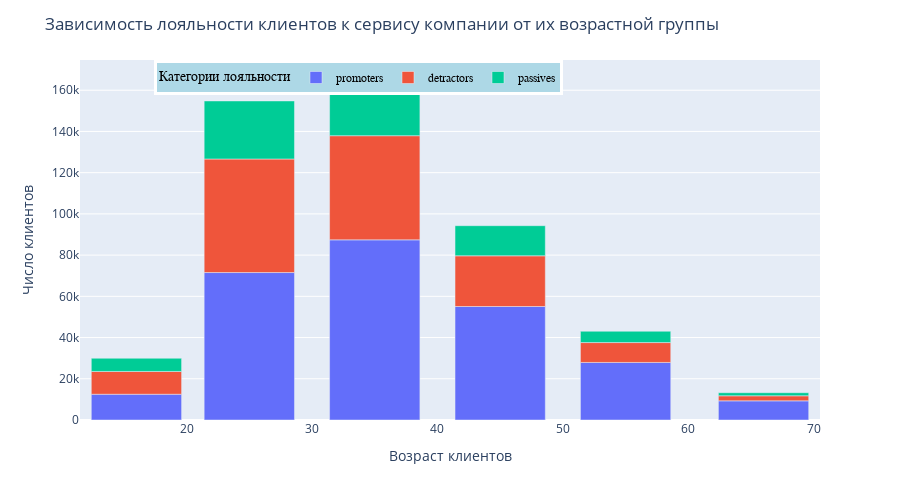

This figure's notebook cell:
### Markdown cell above
<div class="alert alert-info">
  Лояльные клиенты имеют, в целом, более высокий медианный возраст, чем противники сервиса и нейтральные клиенты. Медианный
возраст сторонников-мужчин чуть более 40 лет, а женщин - немного ниже 40 лет. Медианный возраст мужчин-противников немного выше 35 лет,
а женщин-противников - около 35 лет. Женская и мужская группы сторонников имеют более значимые, по сравнению с другими группами,
выбросы в сторону 85 - 90 лет.
</div>

### Code cell
import plotly.express as px
df_n = df.groupby(['age_min', 'nps_group'], as_index = False).agg({'user_id':'count'}).sort_values(by = 'user_id', ascending = False)
fig = px.bar(df_n, x = 'age_min', y = 'user_id', color = 'nps_group', height = 500)
fig.update_layout(xaxis_title = 'Возраст клиентов', yaxis_title = 'Число клиентов', 
                  title = 'Зависимость лояльности клиентов к сервису компании от их возрастной группы')
fig.update_traces(textfont_size=12, textangle=10, textposition="inside", cliponaxis=False)
fig.update_traces(textfont_size=12, textangle=10, textposition="inside", cliponaxis=False)
fig.update_layout(
    legend=dict(orientation = "h", title = 'Категории лояльности',
       
        x=0.1, 
        y=1,
        title_font_family="Times New Roman",
        font=dict(
            family="Courier",
            size=12,
            color="black"
        ),
        bgcolor="LightBlue",
        bordercolor="White",
        borderwidth=3
    )
)
fig.show()

### Figure 1 — Plotly figure (JSON) as saved in the notebook; plotly's stock layout.template omitted (floating-point values rounded to 4 significant figures)
{"data": [{"alignmentgroup": "True", "cliponaxis": false, "hovertemplate": "nps_group=promoters<br>age_min=%{x}<br>user_id=%{y}<extra></extra>", "legendgroup": "promoters", "marker": {"color": "#636efa", "pattern": {"shape": ""}}, "name": "promoters", "offsetgroup": "promoters", "orientation": "v", "showlegend": true, "textangle": 10, "textfont": {"size": 12}, "textposition": "inside", "type": "bar", "x": [35, 25, 45, 55, 16, 66], "xaxis": "x", "y": [87407, 71546, 55068, 27924, 12496, 9289], "yaxis": "y"}, {"alignmentgroup": "True", "cliponaxis": false, "hovertemplate": "nps_group=detractors<br>age_min=%{x}<br>user_id=%{y}<extra></extra>", "legendgroup": "detractors", "marker": {"color": "#EF553B", "pattern": {"shape": ""}}, "name": "detractors", "offsetgroup": "detractors", "orientation": "v", "showlegend": true, "textangle": 10, "textfont": {"size": 12}, "textposition": "inside", "type": "bar", "x": [25, 35, 45, 16, 55, 66], "xaxis": "x", "y": [55089, 50537, 24595, 11044, 9644, 2457], "yaxis": "y"}, {"alignmentgroup": "True", "cliponaxis": false, "hovertemplate": "nps_group=passives<br>age_min=%{x}<br>user_id=%{y}<extra></extra>", "legendgroup": "passives", "marker": {"color": "#00cc96", "pattern": {"shape": ""}}, "name": "passives", "offsetgroup": "passives", "orientation": "v", "showlegend": true, "textangle": 10, "textfont": {"size": 12}, "textposition": "inside", "type": "bar", "x": [25, 35, 45, 16, 55, 66], "xaxis": "x", "y": [28165, 27989, 14606, 6415, 5493, 1490], "yaxis": "y"}], "layout": {"barmode": "relative", "height": 500, "legend": {"bgcolor": "LightBlue", "bordercolor": "White", "borderwidth": 3, "font": {"color": "black", "family": "Courier", "size": 12}, "orientation": "h", "title": {"font": {"family": "Times New Roman"}, "text": "Категории лояльности"}, "tracegroupgap": 0, "x": 0.1, "y": 1}, "margin": {"t": 60}, "title": {"text": "Зависимость лояльности клиентов к сервису компании от их возрастной группы"}, "xaxis": {"anchor": "y", "domain": [0, 1], "title": {"text": "Возраст клиентов"}}, "yaxis": {"anchor": "x", "domain": [0, 1], "title": {"text": "Число клиентов"}}}}
